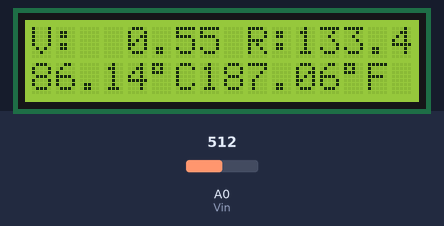
A sketch run on a simulated Arduino Uno, built with avr-gcc and run on an emulated ATmega328P. Parts: 16×2 character LCD. Inputs (shaded band) come from the test bench; at power-on: A0 (Vin) = 512. What the sketch prints to the serial monitor is not drawn.

Above: at 1.2 s.
1.3 s: A0 (Vin) set to 716
At 2.7 s:
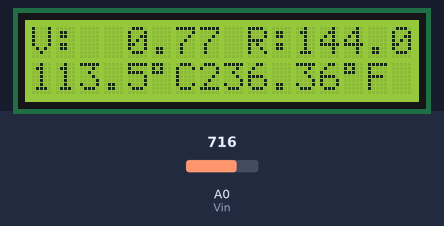
3.6 s: A0 (Vin) set to 900
At 4.7 s:
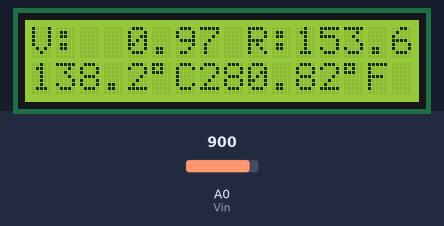
5.7 s: A0 (Vin) set to 1023
At 6.8 s:
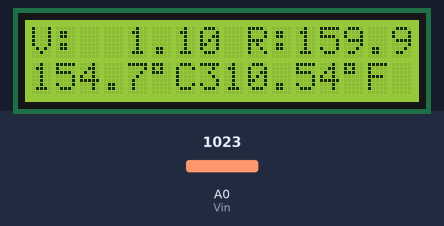
Timing chart, 0 to 8.7 s (numbered marks = the images above; inputs shaded):
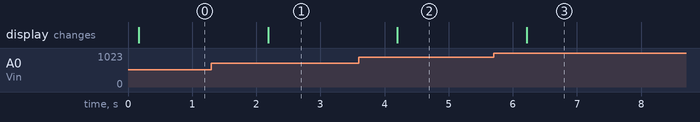

Measured:
- after the input at 1.3 s, the display: changes after 0.89 s (image 1)
- after the input at 3.6 s, the display: changes after 0.60 s (image 2)
- after the input at 5.7 s, the display: changes after 0.52 s (image 3)

The sketch:

SAMPLE.ino
```cpp
//TRIED AND TESTED BY WWW.THINKROBOTICS.IN
#include "Timer.h"
#include <LiquidCrystal.h>

//Variable decleared
float Volts; //voltage read by arduino
float tempC; //final temperature in degree celsius after calibration
float tempF; //final temperature in degree fahrenhiet after calibration
float temp1; //temperatuere before calibration
float calibration; //calibration
float Rx; //Resistance of PT100

// variables that required to convert voltage into resistance
float C = 106.852; //Constant of straight line (Y = mx + C)
float slope = 48.31; // Slope of straight line (Y = mx + C)


// variables that required to convert resistance into temperatures
float R0 = 100.0; //Resistance of minimum temperature to be measured (at 0 degree)
float alpha = 0.00385; // value of alpha from datasheet

//pin assign ment for sensor
int Vin = A0;

//pin assignment for LCD
const int rs = 7, en = 6, d4 = 5, d5 = 4, d6 = 3, d7 = 2;
LiquidCrystal lcd(rs, en, d4, d5, d6, d7);

Timer t; // Define Timer object

//Setup function
void setup() {
  Serial.begin(9600); // Set Baudrate at 9600
  lcd.begin(16, 2); //Start LCD
  pinMode(Vin,INPUT); // Make Vin (A0) pin as input

  t.every(100,takeReading); // Take reading of sensor in every 100ms
 analogReference(INTERNAL); // Taking internal reference 1.1V ADC of arduino
}

//loop function
void loop() {
  t.update(); // Update Timer
}

void takeReading(){
  // Bits to Voltage
  Volts = (analogRead(Vin)/1023.0)*1.1; //converting bits of voltage into voltage
  lcd.setCursor(0, 0);
  lcd.print("V:");
  lcd.setCursor(4,0);
  lcd.print(Volts);
  // Converting voltage to resistance
  Rx = Volts*slope+C; //y=mx+c
  lcd.setCursor(9,0);
  lcd.print("R:");
  lcd.setCursor(11,0);
  lcd.print(Rx);

  // Converting resistnace to temperature
  temp1= (Rx/R0-1.0)/alpha; // from Rx = R0(1+alpha*X)
  calibration=0.3+(0.005*temp1); //tolerance for class B PT100
  tempC=temp1-calibration; // Final temperature in celsius

  // conversion of celsius to fehrenheit
   tempF = tempC*1.8+32; //Final temperature in fehrenheit
 //Serial.println(Volts);
 // Serial.println(Rx);
 lcd.setCursor(0,1);
 lcd.print(tempC);
 lcd.setCursor(5,1);
 lcd.print((char)223);
 lcd.setCursor(6,1);
 lcd.print("C");
 lcd.setCursor(7,1);
 lcd.print(tempF);
 lcd.setCursor(13,1);
 lcd.print((char)223);
 lcd.setCursor(14,1);
 lcd.print("F");
 Serial.println(tempC);
 delay(1000);
}
```
